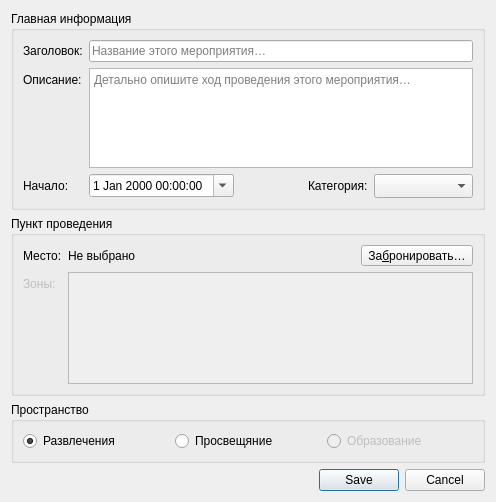
<?xml version="1.0" encoding="UTF-8"?>
<ui version="4.0">
 <class>Dialog</class>
 <widget class="QDialog" name="Dialog">
  <property name="geometry">
   <rect>
    <x>0</x>
    <y>0</y>
    <width>496</width>
    <height>502</height>
   </rect>
  </property>
  <property name="windowTitle">
   <string>Создание мероприятия</string>
  </property>
  <property name="modal">
   <bool>true</bool>
  </property>
  <layout class="QGridLayout" name="gridLayout">
   <item row="4" column="0">
    <widget class="QDialogButtonBox" name="buttonBox">
     <property name="standardButtons">
      <set>QDialogButtonBox::Cancel|QDialogButtonBox::Save</set>
     </property>
     <property name="centerButtons">
      <bool>false</bool>
     </property>
    </widget>
   </item>
   <item row="1" column="0">
    <widget class="QGroupBox" name="groupBox">
     <property name="title">
      <string>Пункт проведения</string>
     </property>
     <layout class="QVBoxLayout" name="verticalLayout_2">
      <item>
       <layout class="QFormLayout" name="formLayout">
        <item row="0" column="0">
         <widget class="QLabel" name="label">
          <property name="text">
           <string>Место:</string>
          </property>
         </widget>
        </item>
        <item row="0" column="1">
         <layout class="QHBoxLayout" name="horizontalLayout_4">
          <item>
           <widget class="QLabel" name="placeLabel">
            <property name="text">
             <string>Не выбрано</string>
            </property>
           </widget>
          </item>
          <item>
           <widget class="QToolButton" name="reservationButton">
            <property name="text">
             <string>За&amp;бронировать…</string>
            </property>
            <property name="shortcut">
             <string>Ctrl+R</string>
            </property>
           </widget>
          </item>
         </layout>
        </item>
        <item row="1" column="0">
         <widget class="QLabel" name="areasLabel">
          <property name="enabled">
           <bool>false</bool>
          </property>
          <property name="text">
           <string>Зоны:</string>
          </property>
         </widget>
        </item>
        <item row="1" column="1">
         <widget class="QListWidget" name="areasListWidget">
          <property name="enabled">
           <bool>false</bool>
          </property>
         </widget>
        </item>
       </layout>
      </item>
     </layout>
    </widget>
   </item>
   <item row="0" column="0">
    <widget class="QGroupBox" name="mainInformationGroupBox">
     <property name="title">
      <string>Главная информация</string>
     </property>
     <layout class="QVBoxLayout" name="verticalLayout">
      <item>
       <layout class="QFormLayout" name="mainInformationFormLayout">
        <item row="0" column="0">
         <widget class="QLabel" name="titleLabel">
          <property name="text">
           <string>Заголовок:</string>
          </property>
          <property name="wordWrap">
           <bool>true</bool>
          </property>
         </widget>
        </item>
        <item row="0" column="1">
         <widget class="QLineEdit" name="titleLineEdit">
          <property name="placeholderText">
           <string>Название этого мероприятия…</string>
          </property>
         </widget>
        </item>
        <item row="1" column="0">
         <widget class="QLabel" name="descriptionLabel">
          <property name="text">
           <string>Описание:</string>
          </property>
         </widget>
        </item>
        <item row="1" column="1">
         <widget class="QTextEdit" name="descriptionTextEdit">
          <property name="maximumSize">
           <size>
            <width>16777215</width>
            <height>100</height>
           </size>
          </property>
          <property name="tabChangesFocus">
           <bool>true</bool>
          </property>
          <property name="acceptRichText">
           <bool>false</bool>
          </property>
          <property name="placeholderText">
           <string>Детально опишите ход проведения этого мероприятия…</string>
          </property>
         </widget>
        </item>
        <item row="2" column="0">
         <widget class="QLabel" name="dateLabel">
          <property name="text">
           <string>Начало:</string>
          </property>
         </widget>
        </item>
        <item row="2" column="1">
         <layout class="QHBoxLayout" name="horizontalLayout_3">
          <item>
           <widget class="QDateTimeEdit" name="dateDateTimeEdit">
            <property name="calendarPopup">
             <bool>true</bool>
            </property>
           </widget>
          </item>
          <item>
           <spacer name="horizontalSpacer_3">
            <property name="orientation">
             <enum>Qt::Horizontal</enum>
            </property>
            <property name="sizeHint" stdset="0">
             <size>
              <width>40</width>
              <height>20</height>
             </size>
            </property>
           </spacer>
          </item>
          <item>
           <widget class="QLabel" name="typeLabel">
            <property name="text">
             <string>Категория:</string>
            </property>
           </widget>
          </item>
          <item>
           <widget class="QComboBox" name="typeComboBox">
            <property name="sizeAdjustPolicy">
             <enum>QComboBox::AdjustToMinimumContentsLengthWithIcon</enum>
            </property>
            <property name="placeholderText">
             <string>Не выбрано</string>
            </property>
           </widget>
          </item>
         </layout>
        </item>
       </layout>
      </item>
     </layout>
    </widget>
   </item>
   <item row="3" column="0">
    <widget class="QGroupBox" name="statusGroupBox_2">
     <property name="title">
      <string>Пространство</string>
     </property>
     <layout class="QHBoxLayout" name="horizontalLayout">
      <item>
       <widget class="QRadioButton" name="entertainmentRadioButton">
        <property name="text">
         <string>Развлечения</string>
        </property>
        <property name="checked">
         <bool>true</bool>
        </property>
       </widget>
      </item>
      <item>
       <widget class="QRadioButton" name="enlightenmentRadioButton">
        <property name="text">
         <string>Просвещяние</string>
        </property>
       </widget>
      </item>
      <item>
       <widget class="QRadioButton" name="educationRadioButton">
        <property name="enabled">
         <bool>false</bool>
        </property>
        <property name="text">
         <string>Образование</string>
        </property>
       </widget>
      </item>
     </layout>
    </widget>
   </item>
  </layout>
 </widget>
 <resources/>
 <connections>
  <connection>
   <sender>buttonBox</sender>
   <signal>accepted()</signal>
   <receiver>Dialog</receiver>
   <slot>accept()</slot>
   <hints>
    <hint type="sourcelabel">
     <x>248</x>
     <y>254</y>
    </hint>
    <hint type="destinationlabel">
     <x>157</x>
     <y>274</y>
    </hint>
   </hints>
  </connection>
  <connection>
   <sender>buttonBox</sender>
   <signal>rejected()</signal>
   <receiver>Dialog</receiver>
   <slot>reject()</slot>
   <hints>
    <hint type="sourcelabel">
     <x>316</x>
     <y>260</y>
    </hint>
    <hint type="destinationlabel">
     <x>286</x>
     <y>274</y>
    </hint>
   </hints>
  </connection>
 </connections>
</ui>
